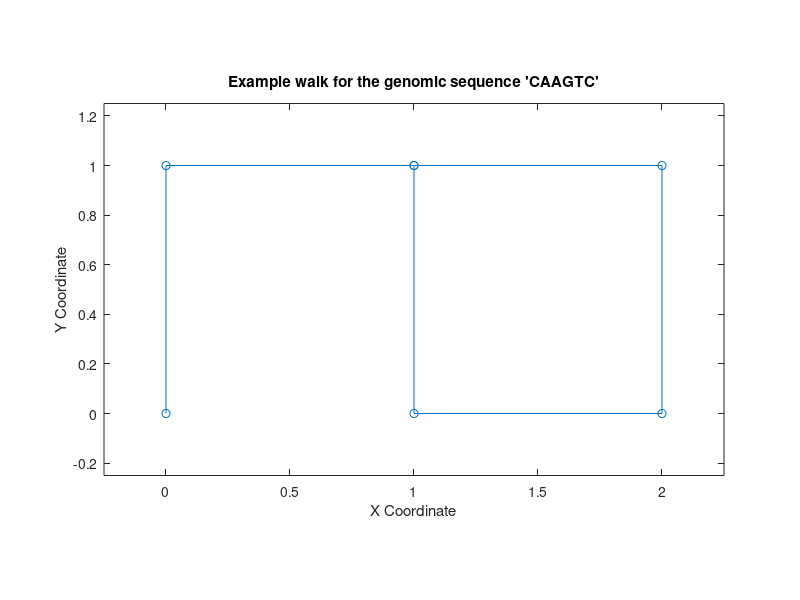

This figure's MATLAB source:
clear;
clc;

sequence = 'CAAGTC';
x = 0;
y = 0;
x_coords = [x];
y_coords = [y];
for i = 1:length(sequence)
    switch sequence(i)
        case 'C'
            y = y + 1;
        case 'A'
            x = x + 1;
        case 'G'
            y = y - 1;
        case 'T'
            x = x - 1;
    end
    x_coords = [x_coords, x];
    y_coords = [y_coords, y];
end
plot(x_coords, y_coords, '-o');
title("Example walk for the genomic sequence 'CAAGTC'");
xlabel('X Coordinate');
ylabel('Y Coordinate');
x_range = [min(x_coords) - 0.25, max(x_coords) + 0.25]; % half unit margin for x-axis
y_range = [min(y_coords) - 0.25, max(y_coords) + 0.25]; % half unit margin for y-axis
axis([x_range y_range]);
axis equal;
savefig('figure1');
